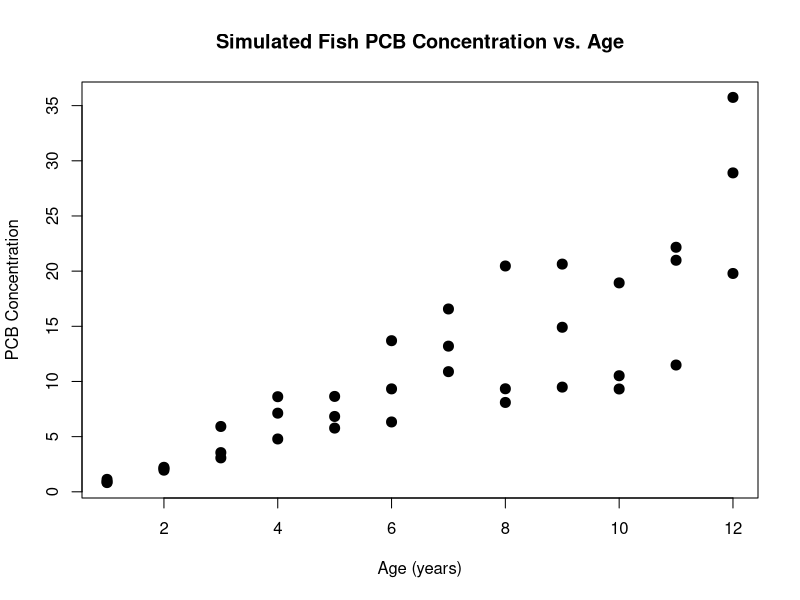

Write the R code that produced this figure. (Note: this script raises an error after producing the figure.)
###############
##Part I#######
#1

simys <- function(b0,b1,xs){
  #First generate the signal component
  signal <- b0*(xs^b1)
  #Then the noise component
  eij <- rnorm(n=length(xs), mean = 0, sd = 1)
  sigi <- 0.2*signal^1.25
  noise <- sigi*eij
  #output Yijs
  Yij <- signal + sigi*eij
  return(Yij)
}

#generate Xs (ages)
Xs <- rep(1:12, each = 3)

#simulate Ys
Ys <- simys(b0=0.9,b1=1.3,xs=Xs)
#Scatterplot
pdf("P1simscatter.pdf")
plot(Ys~Xs, main="Simulated Fish PCB Concentration vs. Age", xlab= "Age (years)", ylab = "PCB Concentration", pch=20, cex=2)

dev.off()

model.1 <- lm(Ys~as.factor(Xs))
sds <- (0.5)*(t((Ys-fitted(model.1))^2)  %*% (diag(12)%x%c(1,1,1)))
wts <- rep((1/(sds^2)),each=3)
wls <- lm(Ys~Xs, weights = wts)

####
#4
MCsim <- function(B0,B1, X, data, sims, M){
  Mi <- 0
  Bu <- array(dim=c(M,3,2))
  Bg <- array(dim=c(M,3,2))
  Bt <- array(dim=c(M,3,2))
  repeat{
    Mi <- Mi + 1
    #generate data
    ys <- simys(B0,B1,xs=X)
    
    #estimate WLS (estimator 1)
      #get weights
      model.1 <- lm(ys~as.factor(X))
      sds <- (0.5)*(t((ys-fitted(model.1))^2)  %*% (diag(12)%x%c(1,1,1)))
      wts <- rep((1/(sds^2)),each=3)
      #estimate WLS model
      wls <- lm(ys~X, weights = wts)
      #get bias, variance, and MSE estimates for this sample
      BuBias <- coef(wls) - c(0.9,1.3)
      BuVar <- diag(vcov(wls))
      BuMSE <- BuBias^2+BuVar
      Bu[cnt,,1] <- cbind(BuBias,BuVar,BuMSE)[1,];
      Bu[cnt,,2] <- cbind(BuBias,BuVar,BuMSE)[2,]
    
    #estimate GLS estimator with known power (estimator 2)
      
  }
}



### Helper function for GLS with known/fixed weights
quadformknownw <- function(par, w, Y, ages){
  sum((Y - par[2]*ages^par[1])^2*w)
}

MCsim <- function(B0,B1, ages, M){
  
  iter <- 0

#### Store output for "beta-hat-U"
  betahatUs <- matrix(ncol=2, nrow=M)
  betahatT <- matrix(ncol=2, nrow=M)
  betahatG <- matrix(ncol=2, nrow=M)
  repeat{
  iter <- iter + 1
  #simulate data from "true" model
  Y <- B0*ages^(B1) + 0.2*(B0*ages^(B1))^(1.25)*rnorm(length(ages), 0,1)
  
  lminit <- summary(lm(log(Y[Y>0])~log(ages[Y>0])))$coef
  coefinit <- c(lminit[2], exp(lminit[1]))
  
  #### Code to estimate model using GLS with estimated weights and a power of 0.75
  Si2 <- tapply(Y, ages, var)
  wgts <- rep(1/Si2, each = 3)
  betahatU <- optim(c(exp(coefinit[1]), coefinit[2]),  quadformknownw, w= wgts, Y=Y, ages=ages)$par
  betahatUs[iter,] <- betahatU
  
  #estimate model using a power of 1.25
  betahatT[iter,] <- as.vector(glsiter(coefinit, g1fun, g2fun, derfun, 1.25, Y, ages, 5))[[1]] 
  #estimate model using a power of 1:
  betahatG[iter,] <- as.vector(glsiter(coefinit, g1fun, g2fun, derfun, 1 , Y, ages, 5))[[1]] 

  if(iter == M){break}
  }
  return(list(Bu=betahatUs, Bg=betahatG, Bt=betahatT))
}

fivehund <- MCsim(B0=0.9,B1=1.3,ages = Xs, M=500)
fivethous <- MCsim(B0=0.9,B1=1.3,ages = Xs, M=5000)
#500 sims
biasU <- apply(fivehund$Bu, 2, mean) - c(1.3,0.9)
biasG <- apply(fivehund$Bg, 2, mean) - c(1.3,0.9)
biasT <- apply(fivehund$Bt, 2, mean) - c(1.3,0.9)
seU <- sqrt((1/(500*499))*apply((sweep(fivehund$Bu,2,c(1.3,0.9), FUN="-")-(apply(fivehund$Bu, 2, mean) - c(1.3,0.9)))^2,2,sum))
seG <- sqrt((1/(500*499))*apply((sweep(fivehund$Bg,2,c(1.3,0.9), FUN="-")-(apply(fivehund$Bg, 2, mean) - c(1.3,0.9)))^2,2,sum))
seT <- sqrt((1/(500*499))*apply((sweep(fivehund$Bt,2,c(1.3,0.9), FUN="-")-(apply(fivehund$Bt, 2, mean) - c(1.3,0.9)))^2,2,sum))

#VarU <- apply(fivehund$Bu,2,mean)^2 - apply(fivehund$Bu^2, 2, mean)
VarU <- apply((fivehund$Bu - apply(fivehund$Bu, 2, mean))^2,2,mean)
  gvu <- (fivehund$Bu - apply(fivehund$Bu, 2, mean))^2
  seVarU <- sqrt((1/(500*499))*apply(sweep(gvu,MARGIN = 2, FUN="-", VarU),2,sum))
VarG <- apply((fivehund$Bg - apply(fivehund$Bg, 2, mean))^2,2,mean)
VarT <- apply((fivehund$Bt - apply(fivehund$Bt, 2, mean))^2,2,mean)

MSEu <- biasU^2 + VarU
MSEg <- biasG^2 + VarG
MSEt <- biasT^2 + VarT

rbind(c(biasU[1],biasG[1],biasT[1]),c(VarU[1],VarG[1],VarT[1]), c(MSEu[1],MSEg[1],MSEt[1]))
rbind(c(biasU[2],biasG[2],biasT[2]),c(VarU[2],VarG[2],VarT[2]), c(MSEu[2],MSEg[2],MSEt[2]))

#5000 sims
biasU2 <- apply(fivethous$Bu, 2, mean) - c(1.3,0.9)
biasG2 <- apply(fivethous$Bg, 2, mean) - c(1.3,0.9)
biasT2 <- apply(fivethous$Bt, 2, mean) - c(1.3,0.9)

VarU2 <- apply((fivethous$Bu - apply(fivethous$Bu, 2, mean))^2,2,mean)
VarG2 <- apply((fivethous$Bg - apply(fivethous$Bg, 2, mean))^2,2,mean)
VarT2 <- apply((fivethous$Bt - apply(fivethous$Bt, 2, mean))^2,2,mean)

MSEu2<- biasU2^2 + VarU2
MSEg2<- biasG2^2 + VarG2
MSEt2 <- biasT2^2 + VarT2

rbind(c(biasU2[1],biasG2[1],biasT2[1]),c(VarU2[1],VarG2[1],VarT2[1]), c(MSEu2[1],MSEg2[1],MSEt2[1]))
rbind(c(biasU2[2],biasG2[2],biasT2[2]),c(VarU2[2],VarG2[2],VarT2[2]), c(MSEu2[2],MSEg[2],MSEt2[2]))

##########################################################
##########################################################
##########################################################
###Part 2##########
#read in data and remove 1 na case
gulls <- data.frame(read.csv(file="gullsdata.csv", header=T))
gulls <- gulls[-(which(is.na(gulls$bm))),]
gammamodel <- glm(data=gulls, oxy~bm, family=Gamma(link = "log"))
fits <- fitted(gammamodel)

simbasicglm <- function(b, Xmat, phi, linkInv, random, ns = 1,returnmu=F){
  eta <- Xmat%*%b; #return(eta)
  mu <- linkInv(eta) ; if(returnmu==T){return(mu)}
  random(mu, phi, ns)
}

GammaRan <- function( mu, phi, ns){
  scale <- mu/phi
  rgamma(length(mu), shape = 1/phi,scale = mu*phi)
}

boots <- function(modelin, covariates, nsim){
  cnt=0
  probsout <- c()
  disps <- c()
  coefs <- matrix(ncol=2,nrow=nsim)
  repeat{
    cnt=cnt+1
    #simulate Ys
    simoxys <- simbasicglm(coef(modelin), cbind(1,covariates), phi = summary(modelin)$dispersion, linkInv = exp, random = GammaRan)
    #re-estimate model
    newglm <- glm(simoxys~covariates, family=Gamma(link = "log"))
    #find probability of oxy > 6 given bm=1700
    munew <- exp(coef(newglm)[1]+coef(newglm)[2]*1700)
    phinew <- summary(newglm)$dispersion
    probnew <- 1 - pgamma(20 , shape = 1/phinew, scale=munew*phinew)
    probsout[cnt] <- probnew
    disps[cnt] <- phinew
    coefs[cnt,] <- coef(newglm)
    if(cnt==nsim){break}
  }
  return(list(probsout, disps, coefs))
}

probestimates <- boots(gammamodel,cbind(gulls$bm), nsim=1000)
summary(probestimates[[3]])
pcts <- quantile(probestimates[[1]], probs=c(.025,.5,.975))

mug <- exp(coef(gammamodel)[1]+coef(gammamodel)[2]*1700)
phig <- summary(gammamodel)$dispersion
phat <- 1 - pgamma(20 , shape = 1/phig, scale=mug*phig)
comps <- probestimates[[1]]
compspct <- quantile(comps,probs=c(0.025,.975))

phat^2/pcts[1]
phat^2/pcts[3]

